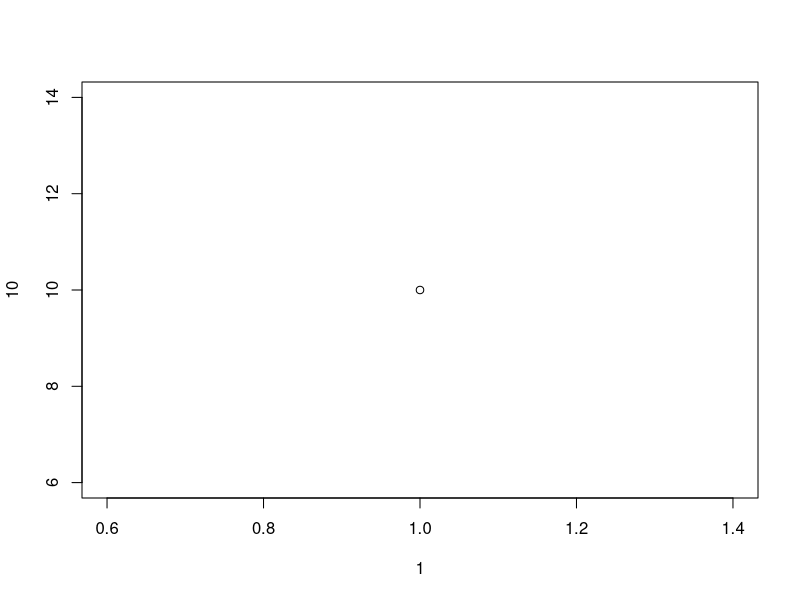
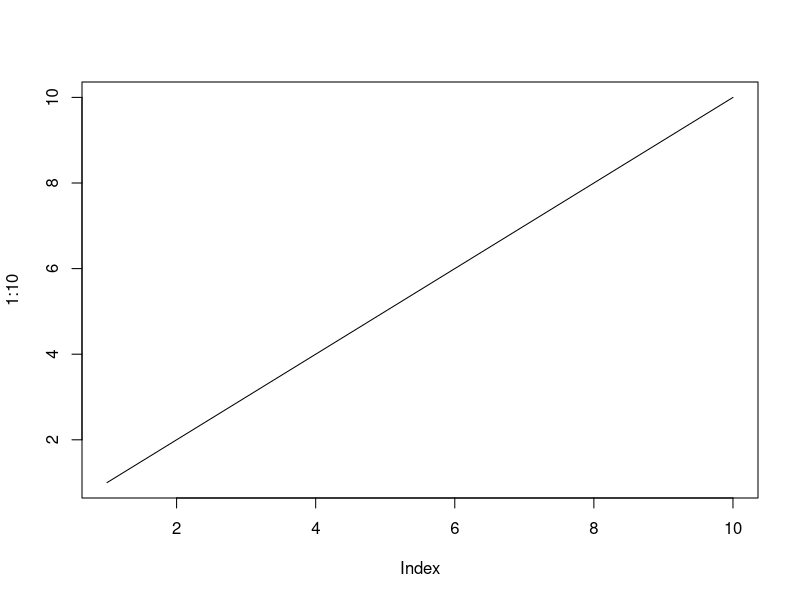
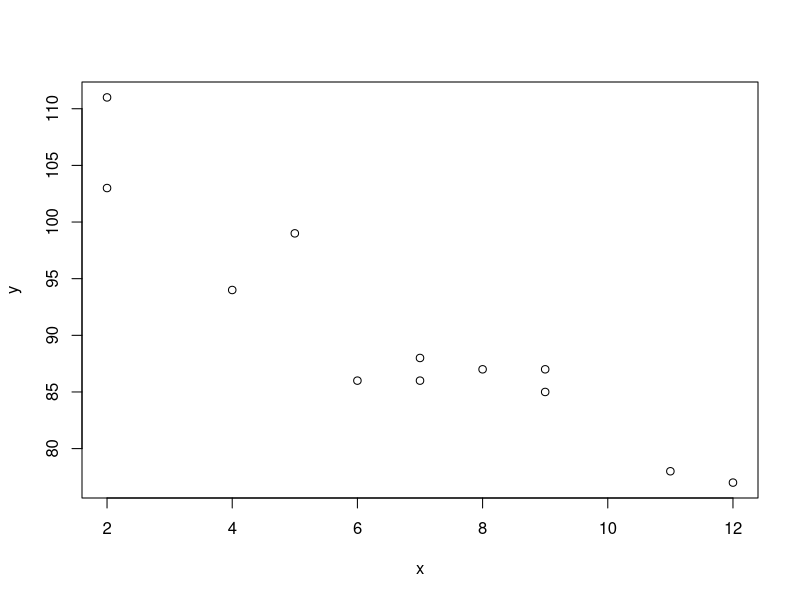
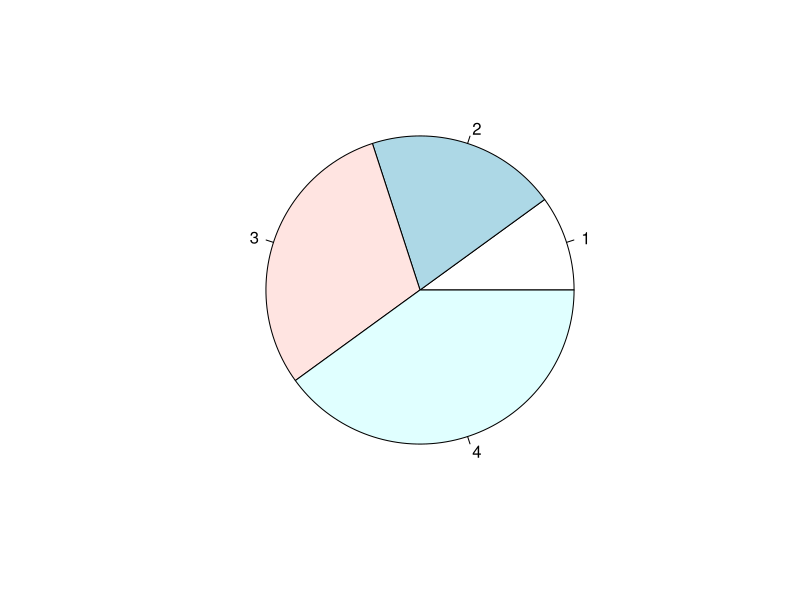
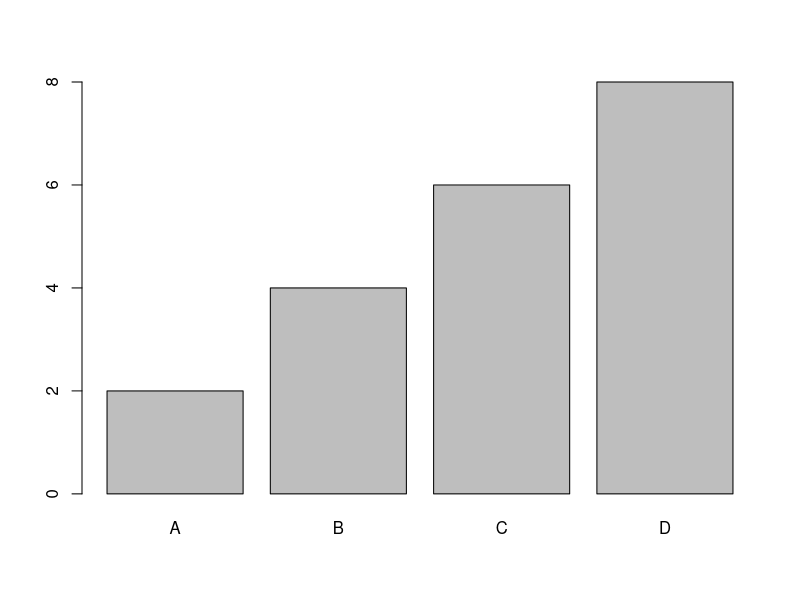
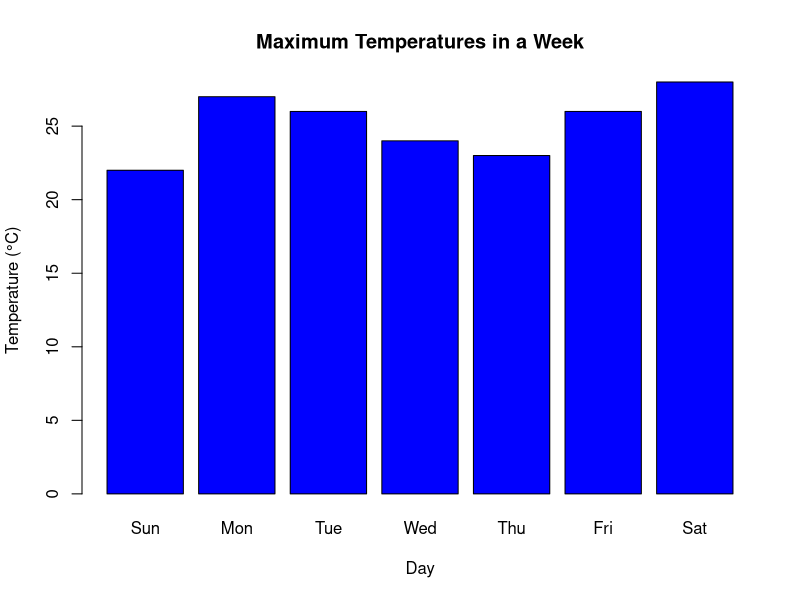
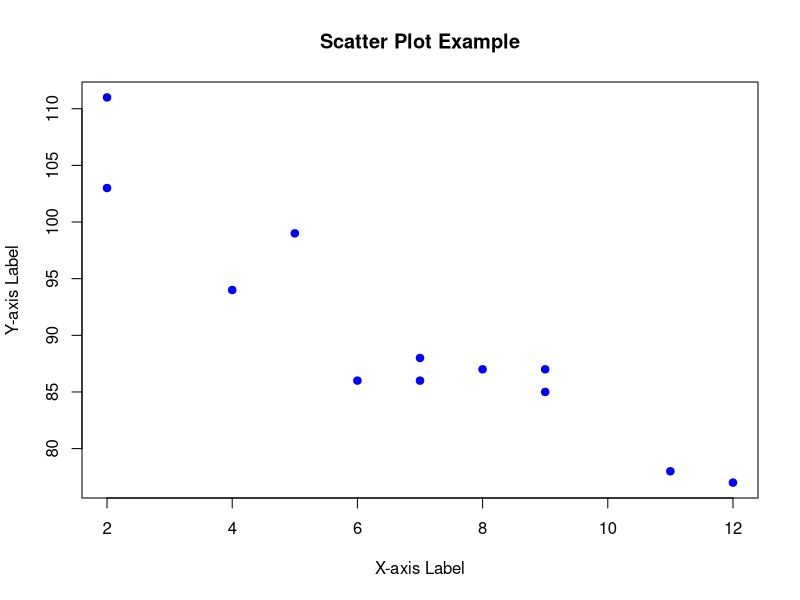

The R script that drew these images, in order:
a=plot(1,10)

a=plot(1:10, type="l")


x <- c(5,7,8,7,2,2,9,4,11,12,9,6)
y <- c(99,86,87,88,111,103,87,94,78,77,85,86)

plot(x, y) #plot() Function: A versatile function that can create different types of plots based on the input and parameters.


# Create a vector of pies
x <- c(10,20,30,40)

# Display the pie chart
pie(x)  


# x-axis values
x <- c("A", "B", "C", "D")

# y-axis values
y <- c(2, 4, 6, 8)

barplot(y, names.arg = x)


values <- c(22, 27, 26, 24, 23, 26, 28)

# Create a basic bar plot
barplot(values, 
        main = "Maximum Temperatures in a Week", 
        xlab = "Day", 
        ylab = "Temperature (°C)", 
        names.arg = c("Sun", "Mon", "Tue", "Wed", "Thu", "Fri", "Sat"), 
        col = "blue")  


# Sample data
x <- c(5, 7, 8, 7, 2, 2, 9, 4, 11, 12, 9, 6)
y <- c(99, 86, 87, 88, 111, 103, 87, 94, 78, 77, 85, 86)

# Create scatter plot (Scatter Plot: Specifically used to show the relationship between two numerical variables.)
plot(x, y, main="Scatter Plot Example", xlab="X-axis Label", ylab="Y-axis Label", pch=19, col="blue")